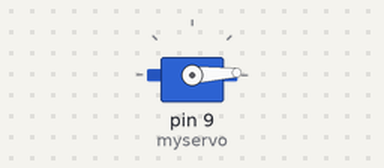
The sketch below on a simulated Arduino Uno, built with avr-gcc and run on an emulated ATmega328P. Parts: servo. What the sketch prints to the serial monitor is not drawn.

Above: at 0.05 s.
At 0.45 s:
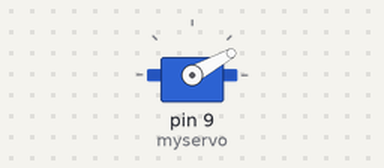
At 0.9 s:
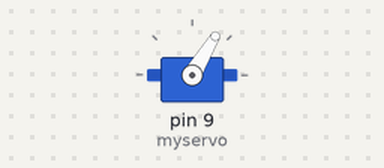
At 1.8 s:
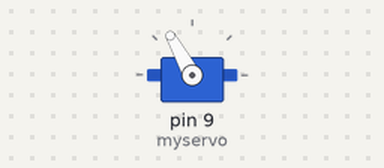
Timing chart, 0 to 6.5 s (numbered marks = the images above):
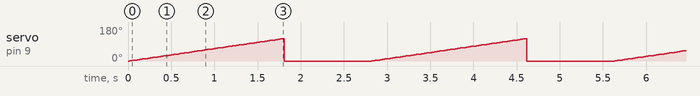

Measured:
- by itself, servo on pin 9 (myservo): ramps from 0° to 119° and jumps back, once every 2.8 s

The sketch:

Code_13_1_RotateMotor.ino
```cpp
/* 13-1 */

#include <Servo.h>

const int INPUT_DIGITAL_PINS[] = {};
const int OUTPUT_DIGITAL_PINS[] = {};

Servo myservo;

void setup() {
  Serial.begin(9600);

  SetDigitalPins();

  myservo.attach(9);

  ShowLog("ProgramStarted");
}


void SetDigitalPins() {

  int inputPinsLength = sizeof(INPUT_DIGITAL_PINS) / sizeof(INPUT_DIGITAL_PINS[0]);
  SetDigitalPins(INPUT_DIGITAL_PINS, inputPinsLength, INPUT);

  int outputPinsLength = sizeof(OUTPUT_DIGITAL_PINS) / sizeof(OUTPUT_DIGITAL_PINS[0]);
  SetDigitalPins(OUTPUT_DIGITAL_PINS, outputPinsLength, OUTPUT);
}

void SetDigitalPins(int pins[], int pinsLength, const int mode) {

  for (int i = 0; i < pinsLength; i++) {
    pinMode(pins[i], mode);
  }
}

void loop() {

  RotateMotor();

  delay(1000);
}

void RotateMotor(){
  for(int i=0; i<120; i++){
    myservo.write(i);
    delay(15);
  }

  myservo.write(0);
}

void ShowLog(String message) {
  Serial.println(message);
}
```
